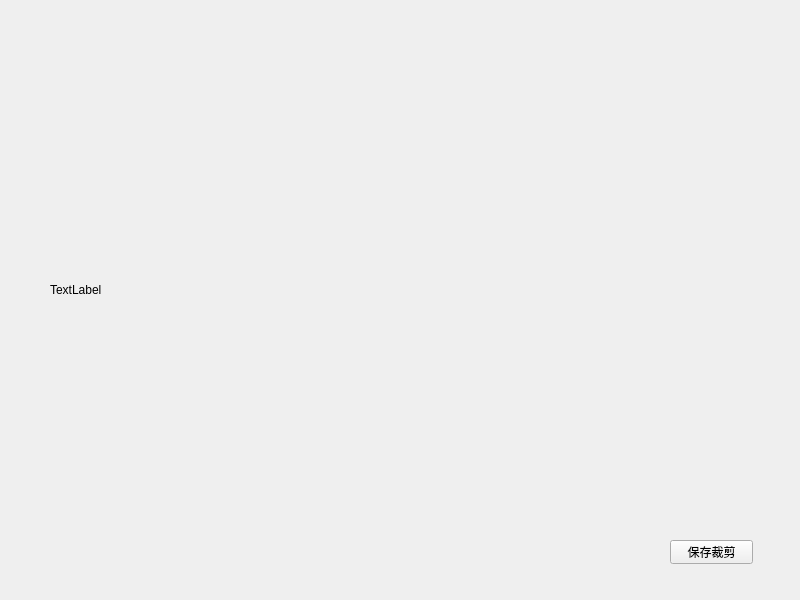
<?xml version="1.0" encoding="UTF-8"?>
<ui version="4.0">
 <class>PictureEdit</class>
 <widget class="QMainWindow" name="PictureEdit">
  <property name="geometry">
   <rect>
    <x>0</x>
    <y>0</y>
    <width>800</width>
    <height>600</height>
   </rect>
  </property>
  <property name="windowTitle">
   <string>PictureEdit</string>
  </property>
  <widget class="QWidget" name="centralwidget">
   <widget class="QPushButton" name="pushButton">
    <property name="geometry">
     <rect>
      <x>670</x>
      <y>540</y>
      <width>83</width>
      <height>24</height>
     </rect>
    </property>
    <property name="text">
     <string>保存裁剪</string>
    </property>
   </widget>
   <widget class="QLabel" name="label">
    <property name="geometry">
     <rect>
      <x>50</x>
      <y>40</y>
      <width>500</width>
      <height>500</height>
     </rect>
    </property>
    <property name="text">
     <string>TextLabel</string>
    </property>
   </widget>
  </widget>
 </widget>
 <resources/>
 <connections/>
</ui>
